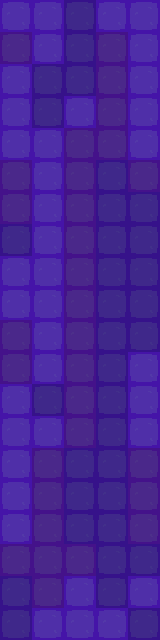

Tiled map render using the project's own tile images. Description and the whole map definition, tile-layer contents included, below:
An orthogonal 5x20 tile map with 32x32 px tiles, 1 tile layer (Tile Layer 1).

<map version="1.10" tiledversion="1.11.2" orientation="orthogonal" renderorder="right-down" width="5" height="20" tilewidth="32" tileheight="32" infinite="0" nextlayerid="2" nextobjectid="1">
 <tileset firstgid="1" source="gamefield.tsx" />
 <layer id="1" name="Tile Layer 1" width="5" height="20">
  <data encoding="csv">
1,1,2,1,1,
11,1,2,11,1,
1,2,2,11,1,
1,2,1,11,1,
1,1,11,11,1,
11,1,11,2,11,
11,1,11,2,2,
2,1,11,2,2,
1,1,11,2,2,
1,1,11,2,2,
11,1,11,2,2,
11,1,11,2,1,
1,2,11,2,1,
1,1,11,2,1,
1,11,2,2,11,
1,11,2,2,11,
1,11,2,2,11,
11,11,11,2,2,
2,11,1,2,1,
2,1,1,1,2
</data>
 </layer>
</map>
